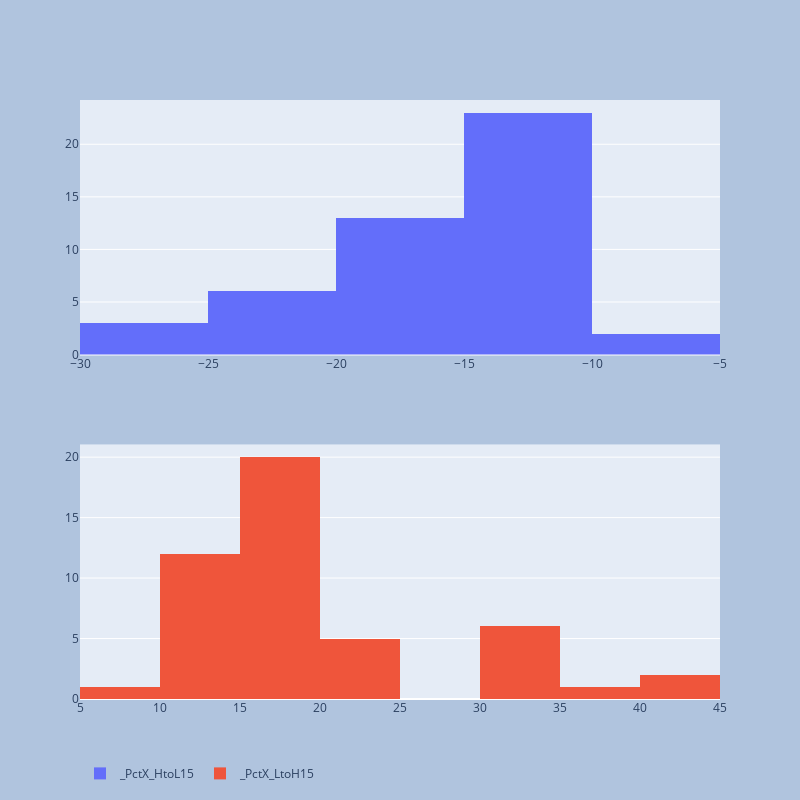

Source (notebook cell):
### Code cell
colsToDist_2=[  x for  x  in list_cols if x.startswith('_PctX') ]
print(colsToDist_2)
fig=plot_mutiple_histrogram(df,colsToDist_2,len(colsToDist_2))
pio.write_image(fig, f"{report_path}\\{symbol}_HL_PccDist.png")
fig

### Figure 1 — Plotly figure (JSON) as saved in the notebook; plotly's stock layout.template omitted (floating-point values rounded to 4 significant figures)
{"data": [{"name": "_PctX_HtoL15", "type": "histogram", "x": [-24.69, -24.69, -24.69, -24.69, -24.69, -24.69, -18.95, -18.95, -15.37, -15.37, -15.37, -9.95, -12.42, -16.1, -17.7, -13.25, -13.25, -13.25, -13.25, -13.25, -13.25, -12.25, -10.37, -10.37, -10.37, -10.37, -8.93, -10.25, -10.25, -10.25, -10.25, -10.25, -13.7, -13.7, -15.49, -17.29, -17.29, -16.43, -16.43, -15.42, -14.28, -14.28, -14.28, -14.91, -28.86, -29.8, -26.28], "xaxis": "x", "yaxis": "y"}, {"name": "_PctX_LtoH15", "type": "histogram", "x": [32.79, 32.79, 32.79, 32.79, 32.79, 32.79, 23.39, 23.39, 18.16, 18.16, 18.16, 11.04, 14.18, 19.19, 21.5, 15.27, 15.27, 15.27, 15.27, 15.27, 15.27, 13.96, 11.57, 11.57, 11.57, 11.57, 9.8, 11.42, 11.42, 11.42, 11.42, 11.42, 15.87, 15.87, 18.32, 20.9, 20.9, 19.67, 19.67, 18.23, 16.66, 16.66, 16.66, 17.53, 40.57, 42.45, 35.65], "xaxis": "x2", "yaxis": "y2"}], "layout": {"autosize": true, "height": 800, "legend": {"orientation": "h"}, "paper_bgcolor": "LightSteelBlue", "width": 800, "xaxis": {"anchor": "y", "autorange": true, "domain": [0, 1], "range": [-30, -5], "type": "linear"}, "xaxis2": {"anchor": "y2", "autorange": true, "domain": [0, 1], "range": [5, 45], "type": "linear"}, "yaxis": {"anchor": "x", "autorange": true, "domain": [0.575, 1], "range": [0, 24.21]}, "yaxis2": {"anchor": "x2", "autorange": true, "domain": [0, 0.425], "range": [0, 21.05]}}}
